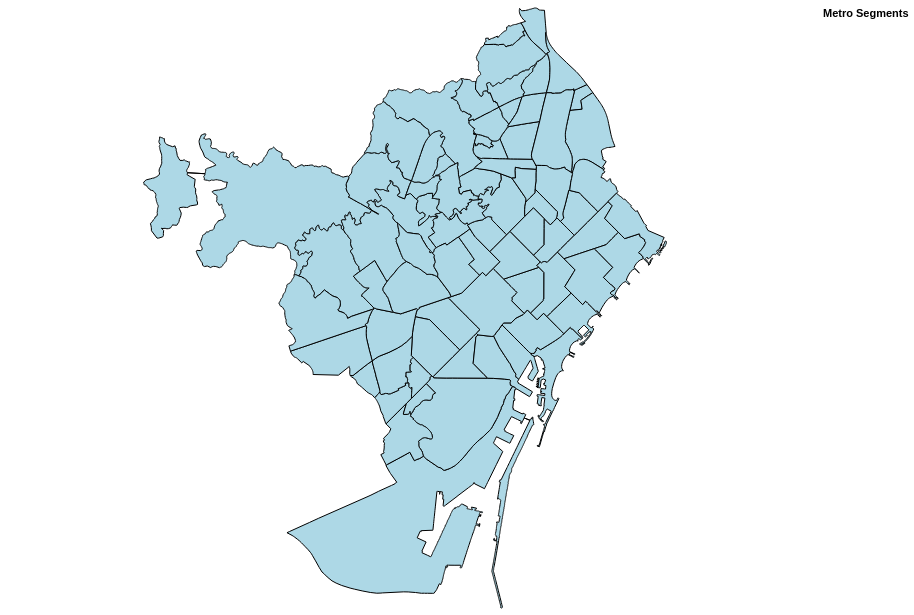

The notebook cell this image was saved under:
### Code cell
lines = alt.Chart(geo_df_traj_amb[(geo_df_traj_amb['linia'] == '198')]).mark_geoshape(
    filled=False, 
    strokeWidth=4
).encode(
    color=alt.Color('tram:N', legend=alt.Legend(title="Metro Segments")),
    tooltip=['tram:N']
)

points = alt.Chart(nodes[nodes['linia'] == '198']).mark_geoshape(size=0, color='red').encode(tooltip=['name:N'])
plot = (lines).project('mercator').properties(width=800, height=600)
neigh_layer + plot

### Figure 1 — Vega-Lite specification as saved in the notebook (floating-point values rounded to 4 significant figures; data arrays with more than 128 entries replaced by an {"elided": "..."} marker saying what was removed)
{"config": {"view": {"continuousWidth": 300, "continuousHeight": 300}}, "layer": [{"data": {"name": "data-ff3992ad043cdfa6038f5a9446ee4523"}, "mark": {"type": "geoshape", "fill": "lightblue", "stroke": "black"}, "encoding": {"tooltip": [{"field": "name", "type": "nominal"}]}}, {"data": {"name": "data-4f53cda18c2baa0c0354bb5f9a3ecbe5"}, "mark": {"type": "geoshape", "filled": false, "strokeWidth": 4}, "encoding": {"color": {"field": "tram", "legend": {"title": "Metro Segments"}, "type": "nominal"}, "tooltip": [{"field": "tram", "type": "nominal"}]}, "projection": {"type": "mercator"}}], "height": 600, "width": 800, "$schema": "https://vega.github.io/schema/vega-lite/v6.1.0.json", "datasets": {"data-ff3992ad043cdfa6038f5a9446ee4523": [{"name": "la Barceloneta", "type": "Feature", "geometry": {"type": "Polygon", "coordinates": {"elided": "1x539x2 float values"}}}, {"name": "la Marina del Prat Vermell", "type": "Feature", "geometry": {"type": "Polygon", "coordinates": {"elided": "1x2940x2 float values"}}}, {"name": "Sant Antoni", "type": "Feature", "geometry": {"type": "Polygon", "coordinates": [[[2.168, 41.38], [2.168, 41.38], [2.158, 41.38], [2.156, 41.38], [2.154, 41.38], [2.151, 41.38], [2.15, 41.38], [2.15, 41.38], [2.152, 41.38], [2.153, 41.38], [2.156, 41.38], [2.159, 41.38], [2.161, 41.38], [2.162, 41.38], [2.163, 41.39], [2.164, 41.39], [2.165, 41.39], [2.164, 41.39], [2.163, 41.38], [2.167, 41.38], [2.168, 41.38]]]}}, {"name": "Vallvidrera, el Tibidabo i les Planes", "type": "Feature", "geometry": {"type": "Polygon", "coordinates": {"elided": "1x1725x2 float values"}}}, {"name": "Sarrià", "type": "Feature", "geometry": {"type": "Polygon", "coordinates": {"elided": "1x656x2 float values"}}}, {"name": "Vallcarca i els Penitents", "type": "Feature", "geometry": {"type": "Polygon", "coordinates": {"elided": "1x521x2 float values"}}}, {"name": "Baró de Viver", "type": "Feature", "geometry": {"type": "Polygon", "coordinates": [[[2.197, 41.44], [2.196, 41.44], [2.196, 41.44], [2.196, 41.44], [2.196, 41.44], [2.197, 41.45], [2.197, 41.45], [2.198, 41.45], [2.198, 41.45], [2.2, 41.45], [2.201, 41.45], [2.202, 41.45], [2.203, 41.45], [2.203, 41.45], [2.202, 41.45], [2.202, 41.45], [2.199, 41.45], [2.199, 41.45], [2.199, 41.44], [2.2, 41.44], [2.197, 41.44]]]}}, {"name": "Sant Genís dels Agudells", "type": "Feature", "geometry": {"type": "Polygon", "coordinates": {"elided": "1x580x2 float values"}}}, {"name": "Horta", "type": "Feature", "geometry": {"type": "Polygon", "coordinates": {"elided": "1x671x2 float values"}}}, {"name": "l'Antiga Esquerra de l'Eixample", "type": "Feature", "geometry": {"type": "Polygon", "coordinates": [[[2.157, 41.39], [2.158, 41.39], [2.16, 41.39], [2.161, 41.39], [2.162, 41.39], [2.164, 41.39], [2.165, 41.39], [2.165, 41.39], [2.164, 41.39], [2.163, 41.39], [2.162, 41.38], [2.161, 41.38], [2.159, 41.38], [2.157, 41.38], [2.156, 41.38], [2.154, 41.39], [2.153, 41.39], [2.152, 41.39], [2.151, 41.39], [2.148, 41.39], [2.148, 41.39], [2.144, 41.39], [2.144, 41.39], [2.144, 41.39], [2.144, 41.39], [2.144, 41.39], [2.144, 41.39], [2.145, 41.39], [2.145, 41.39], [2.145, 41.39], [2.145, 41.39], [2.145, 41.39], [2.145, 41.39], [2.145, 41.39], [2.145, 41.39], [2.145, 41.39], [2.145, 41.39], [2.145, 41.39], [2.145, 41.39], [2.145, 41.39], [2.145, 41.39], [2.155, 41.4], [2.155, 41.4], [2.156, 41.39], [2.157, 41.39]]]}}, {"name": "el Raval", "type": "Feature", "geometry": {"type": "Polygon", "coordinates": {"elided": "1x95x2 float values"}}}, {"name": "el Barri Gòtic", "type": "Feature", "geometry": {"type": "Polygon", "coordinates": {"elided": "1x119x2 float values"}}}, {"name": "Sant Pere, Santa Caterina i la Ribera", "type": "Feature", "geometry": {"type": "Polygon", "coordinates": {"elided": "1x65x2 float values"}}}, {"name": "el Fort Pienc", "type": "Feature", "geometry": {"type": "Polygon", "coordinates": [[[2.184, 41.39], [2.182, 41.39], [2.181, 41.39], [2.18, 41.39], [2.176, 41.39], [2.176, 41.39], [2.176, 41.39], [2.176, 41.39], [2.176, 41.39], [2.176, 41.39], [2.176, 41.39], [2.176, 41.39], [2.176, 41.39], [2.176, 41.39], [2.176, 41.39], [2.176, 41.4], [2.176, 41.4], [2.176, 41.4], [2.176, 41.4], [2.176, 41.4], [2.176, 41.4], [2.176, 41.4], [2.177, 41.4], [2.177, 41.4], [2.177, 41.4], [2.178, 41.4], [2.178, 41.4], [2.177, 41.4], [2.177, 41.4], [2.177, 41.4], [2.176, 41.4], [2.176, 41.4], [2.175, 41.4], [2.174, 41.4], [2.173, 41.4], [2.175, 41.4], [2.185, 41.4], [2.187, 41.4], [2.187, 41.39], [2.187, 41.39], [2.187, 41.39], [2.187, 41.39], [2.187, 41.39], [2.187, 41.39], [2.187, 41.39], [2.187, 41.39], [2.187, 41.39], [2.187, 41.39], [2.187, 41.39], [2.187, 41.39], [2.187, 41.39], [2.184, 41.39]]]}}, {"name": "la Sagrada Família", "type": "Feature", "geometry": {"type": "Polygon", "coordinates": [[[2.173, 41.4], [2.173, 41.4], [2.173, 41.4], [2.171, 41.4], [2.17, 41.4], [2.17, 41.4], [2.17, 41.4], [2.172, 41.4], [2.169, 41.41], [2.175, 41.41], [2.179, 41.41], [2.181, 41.41], [2.182, 41.41], [2.183, 41.41], [2.186, 41.4], [2.185, 41.4], [2.185, 41.4], [2.175, 41.4], [2.173, 41.4]]]}}, {"name": "la Dreta de l'Eixample", "type": "Feature", "geometry": {"type": "Polygon", "coordinates": {"elided": "1x65x2 float values"}}}, {"name": "la Nova Esquerra de l'Eixample", "type": "Feature", "geometry": {"type": "Polygon", "coordinates": [[[2.152, 41.38], [2.15, 41.38], [2.149, 41.38], [2.149, 41.38], [2.148, 41.38], [2.142, 41.38], [2.143, 41.39], [2.143, 41.39], [2.143, 41.39], [2.143, 41.39], [2.144, 41.39], [2.144, 41.39], [2.148, 41.39], [2.148, 41.39], [2.151, 41.39], [2.152, 41.39], [2.153, 41.39], [2.154, 41.39], [2.156, 41.38], [2.157, 41.38], [2.159, 41.38], [2.156, 41.38], [2.153, 41.38], [2.152, 41.38]]]}}, {"name": "el Poble-sec", "type": "Feature", "geometry": {"type": "Polygon", "coordinates": {"elided": "1x312x2 float values"}}}, {"name": "la Marina de Port", "type": "Feature", "geometry": {"type": "Polygon", "coordinates": {"elided": "1x182x2 float values"}}}, {"name": "la Font de la Guatlla", "type": "Feature", "geometry": {"type": "Polygon", "coordinates": {"elided": "1x91x2 float values"}}}, {"name": "Hostafrancs", "type": "Feature", "geometry": {"type": "Polygon", "coordinates": {"elided": "1x91x2 float values"}}}, {"name": "la Bordeta", "type": "Feature", "geometry": {"type": "Polygon", "coordinates": {"elided": "1x92x2 float values"}}}, {"name": "Sants - Badal", "type": "Feature", "geometry": {"type": "Polygon", "coordinates": [[[2.13, 41.38], [2.13, 41.38], [2.131, 41.37], [2.131, 41.37], [2.132, 41.37], [2.132, 41.37], [2.132, 41.37], [2.131, 41.37], [2.131, 41.37], [2.131, 41.37], [2.131, 41.37], [2.131, 41.37], [2.13, 41.37], [2.13, 41.37], [2.13, 41.37], [2.129, 41.37], [2.129, 41.37], [2.129, 41.37], [2.129, 41.37], [2.128, 41.37], [2.128, 41.37], [2.127, 41.37], [2.127, 41.37], [2.126, 41.37], [2.126, 41.37], [2.126, 41.37], [2.125, 41.37], [2.125, 41.37], [2.124, 41.37], [2.124, 41.37], [2.124, 41.37], [2.124, 41.37], [2.124, 41.37], [2.124, 41.37], [2.124, 41.37], [2.124, 41.37], [2.124, 41.37], [2.124, 41.37], [2.123, 41.37], [2.122, 41.38], [2.122, 41.38], [2.122, 41.38], [2.122, 41.38], [2.123, 41.38], [2.125, 41.38], [2.128, 41.38], [2.129, 41.38], [2.129, 41.38], [2.13, 41.38], [2.13, 41.38], [2.13, 41.38]]]}}, {"name": "Sants", "type": "Feature", "geometry": {"type": "Polygon", "coordinates": {"elided": "1x106x2 float values"}}}, {"name": "les Corts", "type": "Feature", "geometry": {"type": "Polygon", "coordinates": {"elided": "1x82x2 float values"}}}, {"name": "la Maternitat i Sant Ramon", "type": "Feature", "geometry": {"type": "Polygon", "coordinates": {"elided": "1x86x2 float values"}}}, {"name": "Pedralbes", "type": "Feature", "geometry": {"type": "Polygon", "coordinates": {"elided": "1x313x2 float values"}}}, {"name": "les Tres Torres", "type": "Feature", "geometry": {"type": "Polygon", "coordinates": {"elided": "1x116x2 float values"}}}, {"name": "Sant Gervasi - la Bonanova", "type": "Feature", "geometry": {"type": "Polygon", "coordinates": {"elided": "1x514x2 float values"}}}, {"name": "Sant Gervasi - Galvany", "type": "Feature", "geometry": {"type": "Polygon", "coordinates": {"elided": "1x134x2 float values"}}}, {"name": "el Putxet i el Farró", "type": "Feature", "geometry": {"type": "Polygon", "coordinates": {"elided": "1x185x2 float values"}}}, {"name": "el Coll", "type": "Feature", "geometry": {"type": "Polygon", "coordinates": {"elided": "1x179x2 float values"}}}, {"name": "la Salut", "type": "Feature", "geometry": {"type": "Polygon", "coordinates": {"elided": "1x169x2 float values"}}}, {"name": "la Vila de Gràcia", "type": "Feature", "geometry": {"type": "Polygon", "coordinates": {"elided": "1x84x2 float values"}}}, {"name": "el Camp d'en Grassot i Gràcia Nova", "type": "Feature", "geometry": {"type": "Polygon", "coordinates": [[[2.169, 41.4], [2.167, 41.4], [2.166, 41.4], [2.165, 41.4], [2.165, 41.4], [2.164, 41.4], [2.164, 41.4], [2.163, 41.4], [2.162, 41.4], [2.162, 41.4], [2.162, 41.4], [2.164, 41.4], [2.163, 41.41], [2.163, 41.41], [2.163, 41.41], [2.163, 41.41], [2.162, 41.41], [2.162, 41.41], [2.161, 41.41], [2.161, 41.41], [2.161, 41.41], [2.161, 41.41], [2.16, 41.41], [2.16, 41.41], [2.16, 41.41], [2.159, 41.41], [2.158, 41.41], [2.158, 41.41], [2.16, 41.41], [2.161, 41.41], [2.162, 41.41], [2.162, 41.41], [2.163, 41.41], [2.164, 41.41], [2.164, 41.41], [2.164, 41.41], [2.165, 41.41], [2.169, 41.41], [2.172, 41.4], [2.169, 41.4]]]}}, {"name": "el Baix Guinardó", "type": "Feature", "geometry": {"type": "Polygon", "coordinates": [[[2.17, 41.41], [2.169, 41.41], [2.165, 41.41], [2.164, 41.41], [2.164, 41.41], [2.164, 41.41], [2.163, 41.41], [2.162, 41.41], [2.161, 41.41], [2.161, 41.41], [2.161, 41.41], [2.161, 41.41], [2.162, 41.41], [2.162, 41.41], [2.162, 41.41], [2.162, 41.41], [2.163, 41.41], [2.163, 41.41], [2.163, 41.41], [2.163, 41.41], [2.164, 41.41], [2.164, 41.41], [2.164, 41.41], [2.164, 41.41], [2.166, 41.41], [2.166, 41.41], [2.167, 41.42], [2.167, 41.42], [2.168, 41.42], [2.168, 41.42], [2.168, 41.42], [2.168, 41.42], [2.168, 41.42], [2.168, 41.42], [2.168, 41.42], [2.168, 41.42], [2.169, 41.42], [2.169, 41.42], [2.169, 41.42], [2.169, 41.42], [2.169, 41.42], [2.169, 41.42], [2.169, 41.42], [2.169, 41.42], [2.169, 41.42], [2.169, 41.42], [2.169, 41.42], [2.169, 41.42], [2.169, 41.41], [2.17, 41.41], [2.17, 41.41], [2.17, 41.41], [2.17, 41.41], [2.17, 41.41], [2.171, 41.41], [2.171, 41.41], [2.171, 41.41], [2.171, 41.41], [2.172, 41.41], [2.173, 41.41], [2.174, 41.41], [2.174, 41.41], [2.17, 41.41]]]}}, {"name": "Can Baró", "type": "Feature", "geometry": {"type": "Polygon", "coordinates": {"elided": "1x329x2 float values"}}}, {"name": "el Clot", "type": "Feature", "geometry": {"type": "Polygon", "coordinates": [[[2.192, 41.41], [2.194, 41.41], [2.194, 41.41], [2.194, 41.41], [2.194, 41.41], [2.195, 41.41], [2.195, 41.41], [2.195, 41.41], [2.195, 41.41], [2.196, 41.41], [2.197, 41.41], [2.197, 41.41], [2.197, 41.41], [2.195, 41.41], [2.193, 41.41], [2.191, 41.41], [2.19, 41.41], [2.188, 41.4], [2.188, 41.4], [2.188, 41.4], [2.188, 41.4], [2.188, 41.4], [2.187, 41.4], [2.187, 41.4], [2.187, 41.4], [2.187, 41.4], [2.187, 41.4], [2.186, 41.4], [2.186, 41.4], [2.186, 41.4], [2.186, 41.4], [2.183, 41.41], [2.185, 41.41], [2.186, 41.41], [2.187, 41.41], [2.187, 41.41], [2.187, 41.41], [2.187, 41.42], [2.187, 41.42], [2.188, 41.41], [2.189, 41.41], [2.19, 41.41], [2.191, 41.42], [2.191, 41.42], [2.192, 41.41]]]}}, {"name": "el Guinardó", "type": "Feature", "geometry": {"type": "Polygon", "coordinates": {"elided": "1x327x2 float values"}}}, {"name": "la Teixonera", "type": "Feature", "geometry": {"type": "Polygon", "coordinates": {"elided": "1x127x2 float values"}}}, {"name": "la Font d'en Fargues", "type": "Feature", "geometry": {"type": "Polygon", "coordinates": {"elided": "1x211x2 float values"}}}, {"name": "la Vall d'Hebron", "type": "Feature", "geometry": {"type": "Polygon", "coordinates": {"elided": "1x235x2 float values"}}}, {"name": "el Carmel", "type": "Feature", "geometry": {"type": "Polygon", "coordinates": {"elided": "1x373x2 float values"}}}, {"name": "el Parc i la Llacuna del Poblenou", "type": "Feature", "geometry": {"type": "Polygon", "coordinates": [[[2.194, 41.41], [2.195, 41.4], [2.195, 41.4], [2.196, 41.4], [2.197, 41.4], [2.197, 41.4], [2.197, 41.4], [2.197, 41.4], [2.195, 41.4], [2.194, 41.4], [2.194, 41.4], [2.195, 41.4], [2.196, 41.4], [2.195, 41.4], [2.191, 41.39], [2.19, 41.39], [2.189, 41.39], [2.188, 41.39], [2.187, 41.39], [2.185, 41.39], [2.182, 41.39], [2.187, 41.39], [2.187, 41.39], [2.187, 41.39], [2.187, 41.39], [2.187, 41.39], [2.187, 41.39], [2.187, 41.39], [2.187, 41.39], [2.187, 41.39], [2.187, 41.39], [2.187, 41.39], [2.187, 41.39], [2.187, 41.39], [2.187, 41.4], [2.185, 41.4], [2.186, 41.4], [2.186, 41.4], [2.186, 41.4], [2.186, 41.4], [2.187, 41.4], [2.187, 41.4], [2.187, 41.4], [2.187, 41.4], [2.187, 41.4], [2.188, 41.4], [2.188, 41.4], [2.188, 41.4], [2.188, 41.4], [2.188, 41.4], [2.19, 41.41], [2.191, 41.41], [2.193, 41.41], [2.194, 41.41], [2.194, 41.41]]]}}, {"name": "Montbau", "type": "Feature", "geometry": {"type": "Polygon", "coordinates": {"elided": "1x458x2 float values"}}}, {"name": "Provençals del Poblenou", "type": "Feature", "geometry": {"type": "Polygon", "coordinates": [[[2.196, 41.41], [2.194, 41.41], [2.193, 41.41], [2.191, 41.41], [2.193, 41.41], [2.195, 41.41], [2.197, 41.41], [2.198, 41.41], [2.202, 41.41], [2.203, 41.42], [2.205, 41.42], [2.208, 41.42], [2.21, 41.42], [2.21, 41.42], [2.21, 41.42], [2.209, 41.42], [2.209, 41.42], [2.208, 41.42], [2.208, 41.42], [2.208, 41.42], [2.207, 41.42], [2.209, 41.41], [2.21, 41.41], [2.211, 41.41], [2.212, 41.41], [2.211, 41.41], [2.21, 41.41], [2.209, 41.41], [2.208, 41.41], [2.206, 41.41], [2.204, 41.41], [2.202, 41.41], [2.199, 41.41], [2.196, 41.41]]]}}, {"name": "la Clota", "type": "Feature", "geometry": {"type": "Polygon", "coordinates": {"elided": "1x141x2 float values"}}}, {"name": "Vilapicina i la Torre Llobeta", "type": "Feature", "geometry": {"type": "Polygon", "coordinates": [[[2.166, 41.43], [2.166, 41.43], [2.166, 41.43], [2.166, 41.43], [2.167, 41.43], [2.167, 41.43], [2.169, 41.43], [2.169, 41.43], [2.17, 41.43], [2.172, 41.43], [2.173, 41.43], [2.174, 41.43], [2.175, 41.43], [2.176, 41.43], [2.177, 41.43], [2.178, 41.43], [2.183, 41.43], [2.184, 41.43], [2.184, 41.43], [2.184, 41.43], [2.179, 41.43], [2.177, 41.43], [2.177, 41.43], [2.177, 41.43], [2.176, 41.43], [2.176, 41.43], [2.176, 41.43], [2.17, 41.43], [2.17, 41.43], [2.167, 41.43], [2.165, 41.43], [2.164, 41.43], [2.164, 41.43], [2.164, 41.43], [2.164, 41.43], [2.164, 41.43], [2.164, 41.43], [2.164, 41.43], [2.164, 41.43], [2.165, 41.43], [2.165, 41.43], [2.166, 41.43], [2.165, 41.43], [2.164, 41.43], [2.164, 41.43], [2.164, 41.43], [2.165, 41.43], [2.165, 41.43], [2.166, 41.43]]]}}, {"name": "Porta", "type": "Feature", "geometry": {"type": "Polygon", "coordinates": [[[2.185, 41.44], [2.183, 41.43], [2.183, 41.43], [2.183, 41.43], [2.183, 41.43], [2.183, 41.43], [2.178, 41.43], [2.177, 41.43], [2.176, 41.43], [2.175, 41.43], [2.175, 41.43], [2.174, 41.43], [2.174, 41.43], [2.174, 41.43], [2.174, 41.43], [2.173, 41.43], [2.173, 41.43], [2.173, 41.43], [2.173, 41.43], [2.172, 41.43], [2.172, 41.43], [2.172, 41.44], [2.172, 41.44], [2.172, 41.44], [2.173, 41.44], [2.173, 41.44], [2.173, 41.44], [2.174, 41.44], [2.174, 41.44], [2.174, 41.44], [2.174, 41.44], [2.174, 41.44], [2.174, 41.44], [2.174, 41.44], [2.175, 41.44], [2.175, 41.44], [2.175, 41.44], [2.175, 41.44], [2.175, 41.44], [2.175, 41.44], [2.175, 41.44], [2.175, 41.44], [2.175, 41.44], [2.179, 41.44], [2.18, 41.44], [2.182, 41.44], [2.182, 41.44], [2.185, 41.44]]]}}, {"name": "el Turó de la Peira", "type": "Feature", "geometry": {"type": "Polygon", "coordinates": {"elided": "1x105x2 float values"}}}, {"name": "Can Peguera", "type": "Feature", "geometry": {"type": "Polygon", "coordinates": {"elided": "1x78x2 float values"}}}, {"name": "la Guineueta", "type": "Feature", "geometry": {"type": "Polygon", "coordinates": {"elided": "1x149x2 float values"}}}, {"name": "Canyelles", "type": "Feature", "geometry": {"type": "Polygon", "coordinates": {"elided": "1x237x2 float values"}}}, {"name": "Sant Martí de Provençals", "type": "Feature", "geometry": {"type": "Polygon", "coordinates": [[[2.197, 41.41], [2.197, 41.41], [2.197, 41.41], [2.197, 41.41], [2.196, 41.41], [2.195, 41.41], [2.195, 41.41], [2.195, 41.41], [2.195, 41.41], [2.194, 41.41], [2.194, 41.41], [2.194, 41.41], [2.194, 41.41], [2.192, 41.41], [2.193, 41.42], [2.194, 41.42], [2.193, 41.42], [2.193, 41.42], [2.193, 41.42], [2.193, 41.42], [2.193, 41.42], [2.193, 41.42], [2.194, 41.42], [2.194, 41.42], [2.195, 41.42], [2.196, 41.42], [2.198, 41.42], [2.199, 41.42], [2.199, 41.42], [2.199, 41.42], [2.199, 41.42], [2.2, 41.42], [2.202, 41.42], [2.203, 41.42], [2.204, 41.42], [2.204, 41.42], [2.205, 41.42], [2.205, 41.42], [2.203, 41.42], [2.202, 41.41], [2.198, 41.41], [2.197, 41.41]]]}}, {"name": "les Roquetes", "type": "Feature", "geometry": {"type": "Polygon", "coordinates": {"elided": "1x343x2 float values"}}}, {"name": "Verdun", "type": "Feature", "geometry": {"type": "Polygon", "coordinates": [[[2.175, 41.44], [2.175, 41.44], [2.175, 41.44], [2.175, 41.44], [2.174, 41.44], [2.174, 41.44], [2.174, 41.44], [2.174, 41.44], [2.174, 41.44], [2.174, 41.44], [2.174, 41.44], [2.174, 41.44], [2.173, 41.44], [2.173, 41.44], [2.173, 41.44], [2.173, 41.44], [2.173, 41.44], [2.173, 41.44], [2.173, 41.44], [2.173, 41.44], [2.173, 41.44], [2.173, 41.44], [2.173, 41.44], [2.173, 41.44], [2.172, 41.44], [2.172, 41.44], [2.172, 41.44], [2.172, 41.44], [2.172, 41.44], [2.172, 41.44], [2.173, 41.44], [2.174, 41.44], [2.174, 41.44], [2.174, 41.44], [2.175, 41.44], [2.175, 41.44], [2.175, 41.44], [2.176, 41.44], [2.176, 41.44], [2.176, 41.45], [2.177, 41.45], [2.177, 41.45], [2.178, 41.45], [2.178, 41.45], [2.179, 41.45], [2.179, 41.45], [2.179, 41.45], [2.179, 41.45], [2.179, 41.45], [2.18, 41.45], [2.179, 41.45], [2.179, 41.44], [2.178, 41.44], [2.178, 41.44], [2.178, 41.44], [2.178, 41.44], [2.177, 41.44], [2.177, 41.44], [2.176, 41.44], [2.175, 41.44]]]}}, {"name": "la Prosperitat", "type": "Feature", "geometry": {"type": "Polygon", "coordinates": [[[2.176, 41.44], [2.175, 41.44], [2.175, 41.44], [2.175, 41.44], [2.175, 41.44], [2.175, 41.44], [2.175, 41.44], [2.175, 41.44], [2.175, 41.44], [2.175, 41.44], [2.175, 41.44], [2.175, 41.44], [2.176, 41.44], [2.177, 41.44], [2.177, 41.44], [2.178, 41.44], [2.178, 41.44], [2.178, 41.44], [2.178, 41.44], [2.179, 41.44], [2.179, 41.45], [2.18, 41.45], [2.18, 41.45], [2.18, 41.45], [2.18, 41.45], [2.18, 41.45], [2.181, 41.45], [2.182, 41.45], [2.183, 41.45], [2.185, 41.45], [2.186, 41.45], [2.187, 41.45], [2.187, 41.45], [2.187, 41.45], [2.187, 41.45], [2.188, 41.45], [2.186, 41.44], [2.186, 41.44], [2.185, 41.44], [2.182, 41.44], [2.182, 41.44], [2.18, 41.44], [2.179, 41.44], [2.176, 41.44]]]}}, {"name": "la Trinitat Nova", "type": "Feature", "geometry": {"type": "Polygon", "coordinates": {"elided": "1x128x2 float values"}}}, {"name": "Ciutat Meridiana", "type": "Feature", "geometry": {"type": "Polygon", "coordinates": {"elided": "1x170x2 float values"}}}, {"name": "Vallbona", "type": "Feature", "geometry": {"type": "Polygon", "coordinates": {"elided": "1x80x2 float values"}}}, {"name": "la Trinitat Vella", "type": "Feature", "geometry": {"type": "Polygon", "coordinates": {"elided": "1x99x2 float values"}}}, {"name": "Torre Baró", "type": "Feature", "geometry": {"type": "Polygon", "coordinates": {"elided": "1x492x2 float values"}}}, {"name": "el Bon Pastor", "type": "Feature", "geometry": {"type": "Polygon", "coordinates": {"elided": "1x143x2 float values"}}}, {"name": "Sant Andreu", "type": "Feature", "geometry": {"type": "Polygon", "coordinates": {"elided": "1x122x2 float values"}}}, {"name": "la Sagrera", "type": "Feature", "geometry": {"type": "Polygon", "coordinates": {"elided": "1x77x2 float values"}}}, {"name": "el Congrés i els Indians", "type": "Feature", "geometry": {"type": "Polygon", "coordinates": [[[2.181, 41.42], [2.181, 41.42], [2.181, 41.42], [2.181, 41.42], [2.181, 41.42], [2.181, 41.42], [2.181, 41.42], [2.18, 41.42], [2.177, 41.43], [2.176, 41.43], [2.176, 41.43], [2.177, 41.43], [2.177, 41.43], [2.177, 41.43], [2.179, 41.43], [2.184, 41.43], [2.184, 41.43], [2.184, 41.43], [2.184, 41.42], [2.184, 41.42], [2.184, 41.42], [2.183, 41.42], [2.182, 41.42], [2.182, 41.42], [2.182, 41.42], [2.181, 41.42], [2.181, 41.42]]]}}, {"name": "Navas", "type": "Feature", "geometry": {"type": "Polygon", "coordinates": [[[2.189, 41.42], [2.19, 41.42], [2.191, 41.42], [2.191, 41.42], [2.191, 41.42], [2.191, 41.42], [2.191, 41.42], [2.191, 41.42], [2.191, 41.42], [2.19, 41.41], [2.189, 41.41], [2.188, 41.41], [2.183, 41.42], [2.181, 41.42], [2.18, 41.42], [2.18, 41.42], [2.181, 41.42], [2.181, 41.42], [2.181, 41.42], [2.182, 41.42], [2.182, 41.42], [2.182, 41.42], [2.183, 41.42], [2.184, 41.42], [2.184, 41.42], [2.186, 41.42], [2.187, 41.42], [2.187, 41.42], [2.189, 41.42]]]}}, {"name": "el Camp de l'Arpa del Clot", "type": "Feature", "geometry": {"type": "Polygon", "coordinates": [[[2.185, 41.41], [2.183, 41.41], [2.182, 41.41], [2.181, 41.41], [2.179, 41.41], [2.175, 41.41], [2.181, 41.42], [2.183, 41.42], [2.187, 41.42], [2.187, 41.42], [2.187, 41.41], [2.187, 41.41], [2.187, 41.41], [2.186, 41.41], [2.185, 41.41]]]}}, {"name": "la Vila Olímpica del Poblenou", "type": "Feature", "geometry": {"type": "Polygon", "coordinates": {"elided": "1x288x2 float values"}}}, {"name": "el Poblenou", "type": "Feature", "geometry": {"type": "Polygon", "coordinates": {"elided": "1x85x2 float values"}}}, {"name": "la Verneda i la Pau", "type": "Feature", "geometry": {"type": "Polygon", "coordinates": {"elided": "1x78x2 float values"}}}, {"name": "Diagonal Mar i el Front Marítim del Poblenou", "type": "Feature", "geometry": {"type": "Polygon", "coordinates": {"elided": "1x388x2 float values"}}}, {"name": "el Besòs i el Maresme", "type": "Feature", "geometry": {"type": "Polygon", "coordinates": {"elided": "1x492x2 float values"}}}], "data-4f53cda18c2baa0c0354bb5f9a3ecbe5": []}}
